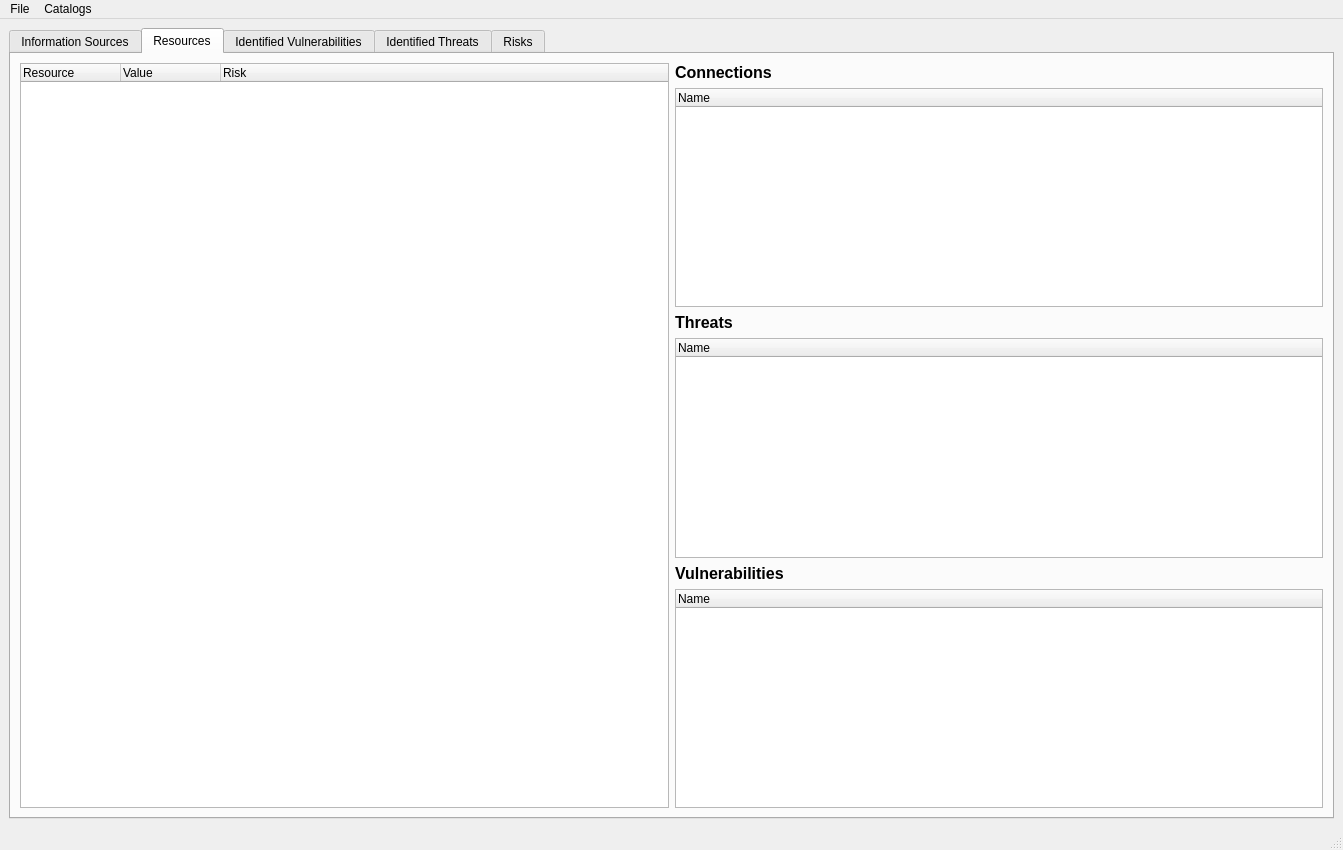
<?xml version="1.0" encoding="UTF-8"?>
<ui version="4.0">
 <class>MainWindow</class>
 <widget class="QMainWindow" name="MainWindow">
  <property name="geometry">
   <rect>
    <x>0</x>
    <y>0</y>
    <width>1343</width>
    <height>850</height>
   </rect>
  </property>
  <property name="windowTitle">
   <string>Risk Management Tool</string>
  </property>
  <widget class="QWidget" name="centralwidget">
   <layout class="QHBoxLayout" name="horizontalLayout">
    <item>
     <layout class="QVBoxLayout" name="verticalLayout">
      <item>
       <widget class="QTabWidget" name="tabWidget_RiskManagement">
        <property name="currentIndex">
         <number>1</number>
        </property>
        <widget class="QWidget" name="tab_InformationSources">
         <attribute name="title">
          <string>Information Sources</string>
         </attribute>
         <layout class="QGridLayout" name="gridLayout">
          <item row="0" column="0" rowspan="5">
           <widget class="QTreeWidget" name="InformationSourcesWidget">
            <property name="autoScroll">
             <bool>true</bool>
            </property>
            <attribute name="headerDefaultSectionSize">
             <number>90</number>
            </attribute>
            <column>
             <property name="text">
              <string>Date</string>
             </property>
            </column>
            <column>
             <property name="text">
              <string>Title</string>
             </property>
            </column>
           </widget>
          </item>
          <item row="0" column="1">
           <widget class="QLabel" name="label">
            <property name="font">
             <font>
              <pointsize>12</pointsize>
              <weight>75</weight>
              <italic>true</italic>
              <bold>true</bold>
              <strikeout>false</strikeout>
             </font>
            </property>
            <property name="text">
             <string>Properties</string>
            </property>
           </widget>
          </item>
          <item row="1" column="1">
           <widget class="QTreeWidget" name="InformationSourcesWidget_Properties">
            <property name="autoScroll">
             <bool>true</bool>
            </property>
            <attribute name="headerDefaultSectionSize">
             <number>200</number>
            </attribute>
            <column>
             <property name="text">
              <string notr="true">Property</string>
             </property>
            </column>
            <column>
             <property name="text">
              <string>Value</string>
             </property>
            </column>
           </widget>
          </item>
          <item row="2" column="1">
           <widget class="QLabel" name="label_10">
            <property name="font">
             <font>
              <pointsize>12</pointsize>
              <weight>75</weight>
              <italic>true</italic>
              <bold>true</bold>
             </font>
            </property>
            <property name="text">
             <string>Risks</string>
            </property>
           </widget>
          </item>
          <item row="3" column="1">
           <widget class="QTreeWidget" name="InformationSourcesWidget_Risks">
            <property name="autoScroll">
             <bool>true</bool>
            </property>
            <column>
             <property name="text">
              <string>Resource</string>
             </property>
            </column>
            <column>
             <property name="text">
              <string>Value</string>
             </property>
            </column>
           </widget>
          </item>
         </layout>
        </widget>
        <widget class="QWidget" name="tab_Resources">
         <attribute name="title">
          <string>Resources</string>
         </attribute>
         <layout class="QHBoxLayout" name="horizontalLayout_2">
          <item>
           <widget class="QTreeWidget" name="ResourcesWidget">
            <property name="autoScroll">
             <bool>true</bool>
            </property>
            <column>
             <property name="text">
              <string>Resource</string>
             </property>
            </column>
            <column>
             <property name="text">
              <string>Value</string>
             </property>
            </column>
            <column>
             <property name="text">
              <string>Risk</string>
             </property>
            </column>
           </widget>
          </item>
          <item>
           <layout class="QVBoxLayout" name="verticalLayout_2">
            <item>
             <widget class="QLabel" name="label_7">
              <property name="font">
               <font>
                <pointsize>12</pointsize>
                <weight>75</weight>
                <bold>true</bold>
               </font>
              </property>
              <property name="text">
               <string>Connections</string>
              </property>
             </widget>
            </item>
            <item>
             <widget class="QTreeWidget" name="ResourceWidget_ConnectionResources">
              <property name="autoScroll">
               <bool>false</bool>
              </property>
              <column>
               <property name="text">
                <string>Name</string>
               </property>
              </column>
             </widget>
            </item>
            <item>
             <widget class="QLabel" name="label_4">
              <property name="font">
               <font>
                <pointsize>12</pointsize>
                <weight>75</weight>
                <bold>true</bold>
               </font>
              </property>
              <property name="text">
               <string>Threats</string>
              </property>
             </widget>
            </item>
            <item>
             <widget class="QTreeWidget" name="ResourceWidget_Threats">
              <property name="autoScroll">
               <bool>true</bool>
              </property>
              <column>
               <property name="text">
                <string>Name</string>
               </property>
              </column>
             </widget>
            </item>
            <item>
             <widget class="QLabel" name="label_5">
              <property name="font">
               <font>
                <pointsize>12</pointsize>
                <weight>75</weight>
                <bold>true</bold>
               </font>
              </property>
              <property name="text">
               <string>Vulnerabilities</string>
              </property>
             </widget>
            </item>
            <item>
             <widget class="QTreeWidget" name="ResourceWidget_Vulnerabilities">
              <property name="autoScroll">
               <bool>true</bool>
              </property>
              <column>
               <property name="text">
                <string>Name</string>
               </property>
              </column>
             </widget>
            </item>
           </layout>
          </item>
         </layout>
        </widget>
        <widget class="QWidget" name="tab_IdentifiedVulnerabilities">
         <attribute name="title">
          <string>Identified Vulnerabilities</string>
         </attribute>
         <layout class="QHBoxLayout" name="horizontalLayout_3">
          <item>
           <widget class="QTreeWidget" name="IdentifiedVulnerabilitiesWidget">
            <property name="autoScroll">
             <bool>true</bool>
            </property>
            <attribute name="headerDefaultSectionSize">
             <number>800</number>
            </attribute>
            <column>
             <property name="text">
              <string>Vulnerability</string>
             </property>
            </column>
           </widget>
          </item>
          <item>
           <layout class="QVBoxLayout" name="verticalLayout_3">
            <item>
             <widget class="QLabel" name="label_9">
              <property name="font">
               <font>
                <pointsize>12</pointsize>
                <weight>75</weight>
                <bold>true</bold>
               </font>
              </property>
              <property name="text">
               <string>Details</string>
              </property>
             </widget>
            </item>
            <item>
             <widget class="QTreeWidget" name="IdentifiedVulnerabilitiesWidget_InformationSources">
              <property name="autoScroll">
               <bool>true</bool>
              </property>
              <column>
               <property name="text">
                <string>Information Source</string>
               </property>
              </column>
             </widget>
            </item>
            <item>
             <widget class="QTreeWidget" name="IdentifiedVulnerabilitiesWidget_Resources">
              <property name="autoScroll">
               <bool>true</bool>
              </property>
              <column>
               <property name="text">
                <string>Resources</string>
               </property>
              </column>
              <column>
               <property name="text">
                <string>Relevance</string>
               </property>
              </column>
             </widget>
            </item>
           </layout>
          </item>
         </layout>
        </widget>
        <widget class="QWidget" name="tab_IdentifiedThreats">
         <attribute name="title">
          <string>Identified Threats</string>
         </attribute>
         <layout class="QHBoxLayout" name="horizontalLayout_4">
          <item>
           <widget class="QTreeWidget" name="IdentifiedThreatsWidget">
            <property name="autoScroll">
             <bool>true</bool>
            </property>
            <column>
             <property name="text">
              <string>Threat</string>
             </property>
            </column>
           </widget>
          </item>
          <item>
           <layout class="QVBoxLayout" name="verticalLayout_4">
            <item>
             <widget class="QLabel" name="label_8">
              <property name="font">
               <font>
                <pointsize>12</pointsize>
                <weight>75</weight>
                <bold>true</bold>
               </font>
              </property>
              <property name="text">
               <string>Details</string>
              </property>
             </widget>
            </item>
            <item>
             <widget class="QTreeWidget" name="IdentifiedThreatsWidget_InformationSources">
              <property name="autoScroll">
               <bool>true</bool>
              </property>
              <column>
               <property name="text">
                <string notr="true">Information Source</string>
               </property>
              </column>
             </widget>
            </item>
            <item>
             <widget class="QTreeWidget" name="IdentifiedThreatsWidget_ThreatSources">
              <property name="autoScroll">
               <bool>true</bool>
              </property>
              <column>
               <property name="text">
                <string>Threat Sources</string>
               </property>
              </column>
              <column>
               <property name="text">
                <string>Relevance</string>
               </property>
              </column>
             </widget>
            </item>
           </layout>
          </item>
         </layout>
        </widget>
        <widget class="QWidget" name="tab_IdentifiedRisks">
         <attribute name="title">
          <string>Risks</string>
         </attribute>
         <layout class="QHBoxLayout" name="horizontalLayout_18">
          <item>
           <widget class="QTreeWidget" name="IdentifiedRisksWidget">
            <column>
             <property name="text">
              <string>Resource</string>
             </property>
            </column>
            <column>
             <property name="text">
              <string>Vulnerability</string>
             </property>
            </column>
            <column>
             <property name="text">
              <string>Threat</string>
             </property>
            </column>
            <column>
             <property name="text">
              <string>Threat source</string>
             </property>
            </column>
            <column>
             <property name="text">
              <string>Risk level</string>
             </property>
            </column>
           </widget>
          </item>
         </layout>
        </widget>
       </widget>
      </item>
     </layout>
    </item>
   </layout>
  </widget>
  <widget class="QMenuBar" name="menuBar">
   <property name="geometry">
    <rect>
     <x>0</x>
     <y>0</y>
     <width>1343</width>
     <height>24</height>
    </rect>
   </property>
   <widget class="QMenu" name="menuFile">
    <property name="title">
     <string>File</string>
    </property>
    <addaction name="menuFileNew"/>
    <addaction name="menuFileOpen"/>
    <addaction name="menuFileSave"/>
    <addaction name="menuFileSaveAs"/>
    <addaction name="separator"/>
    <addaction name="menuFileQuit"/>
   </widget>
   <widget class="QMenu" name="menuCatalogs">
    <property name="title">
     <string>Catalogs</string>
    </property>
    <addaction name="menuCatalogsControls"/>
    <addaction name="menuCatalogsThreatSources"/>
    <addaction name="menuCatalogsVulnerabilities"/>
    <addaction name="menuCatalogsThreats"/>
   </widget>
   <addaction name="menuFile"/>
   <addaction name="menuCatalogs"/>
  </widget>
  <widget class="QStatusBar" name="statusBar"/>
  <action name="actionOpen">
   <property name="text">
    <string>Open...</string>
   </property>
  </action>
  <action name="actionSave">
   <property name="text">
    <string>Save</string>
   </property>
  </action>
  <action name="actionSave_aS">
   <property name="text">
    <string>Save As...</string>
   </property>
  </action>
  <action name="actionQuit">
   <property name="text">
    <string>Quit</string>
   </property>
  </action>
  <action name="menuFileOpen">
   <property name="text">
    <string>Open...</string>
   </property>
   <property name="visible">
    <bool>true</bool>
   </property>
  </action>
  <action name="menuFileSave">
   <property name="enabled">
    <bool>false</bool>
   </property>
   <property name="text">
    <string>Save</string>
   </property>
  </action>
  <action name="menuFileSaveAs">
   <property name="text">
    <string>Save As...</string>
   </property>
  </action>
  <action name="menuFileQuit">
   <property name="text">
    <string>Quit</string>
   </property>
   <property name="visible">
    <bool>true</bool>
   </property>
  </action>
  <action name="actionAbout">
   <property name="text">
    <string>About</string>
   </property>
  </action>
  <action name="menuFileNew">
   <property name="text">
    <string>New</string>
   </property>
  </action>
  <action name="actionControls">
   <property name="text">
    <string>Controls</string>
   </property>
  </action>
  <action name="actionThreat_sources">
   <property name="text">
    <string>Threat sources...</string>
   </property>
  </action>
  <action name="menuCatalogsControls">
   <property name="text">
    <string>Controls...</string>
   </property>
  </action>
  <action name="menuCatalogsThreatSources">
   <property name="text">
    <string>Threat sources...</string>
   </property>
  </action>
  <action name="menuCatalogsVulnerabilities">
   <property name="text">
    <string>Vulnerabilities...</string>
   </property>
  </action>
  <action name="menuCatalogsThreats">
   <property name="text">
    <string>Threats...</string>
   </property>
  </action>
 </widget>
 <resources/>
 <connections/>
</ui>
